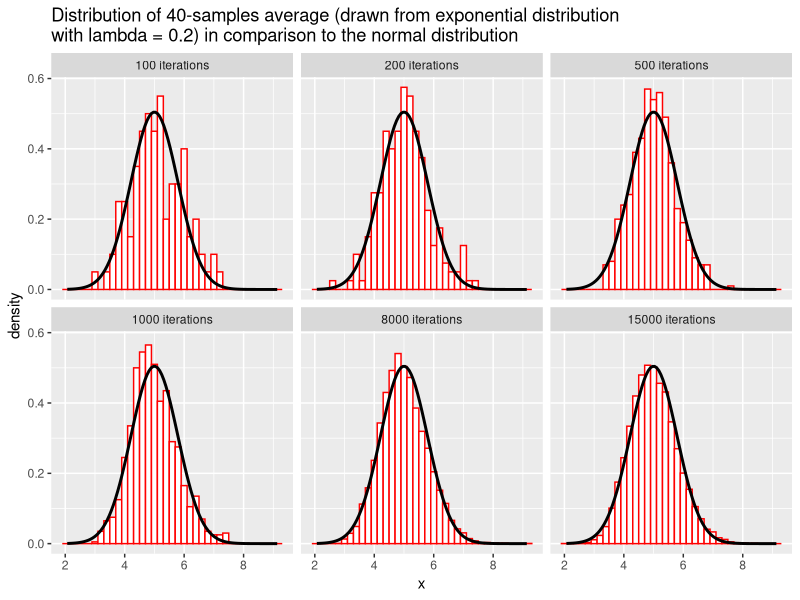
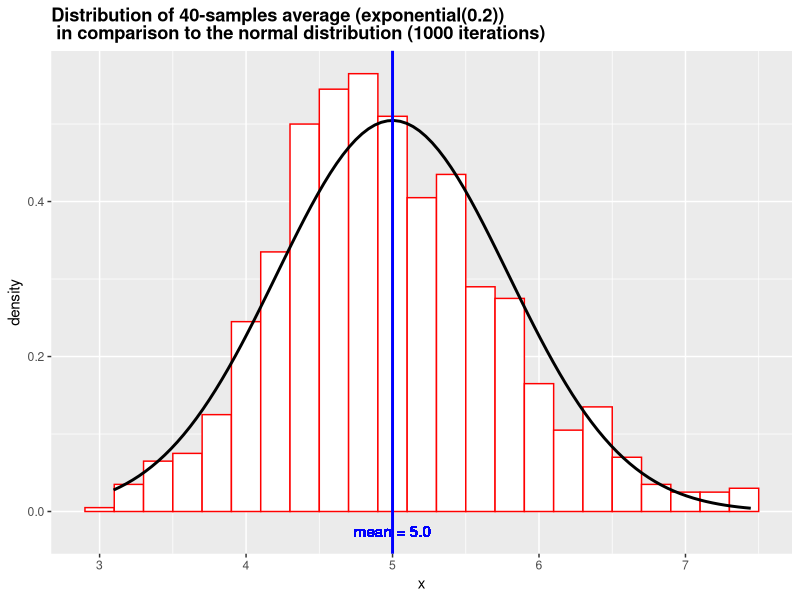
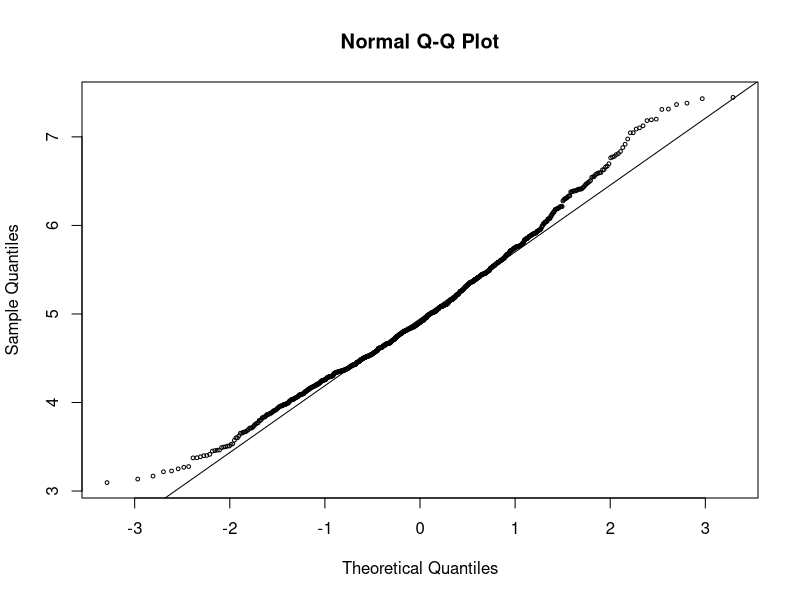
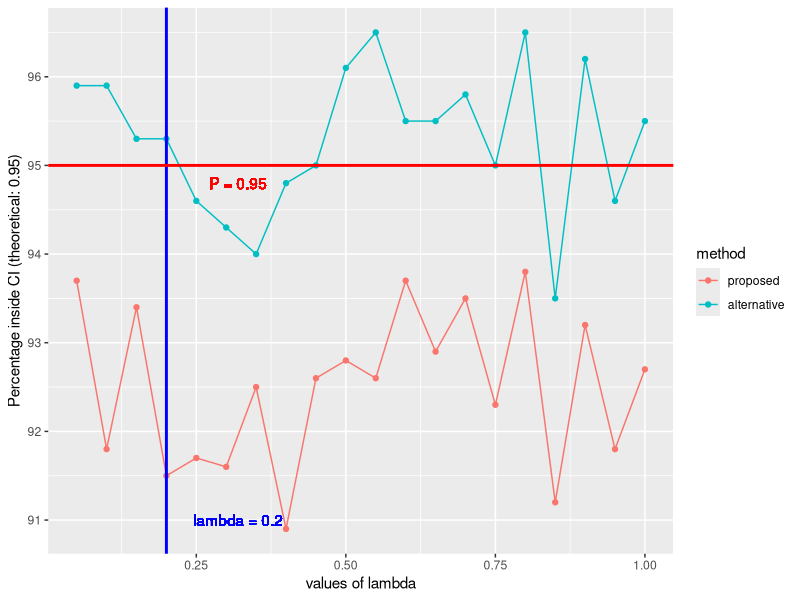
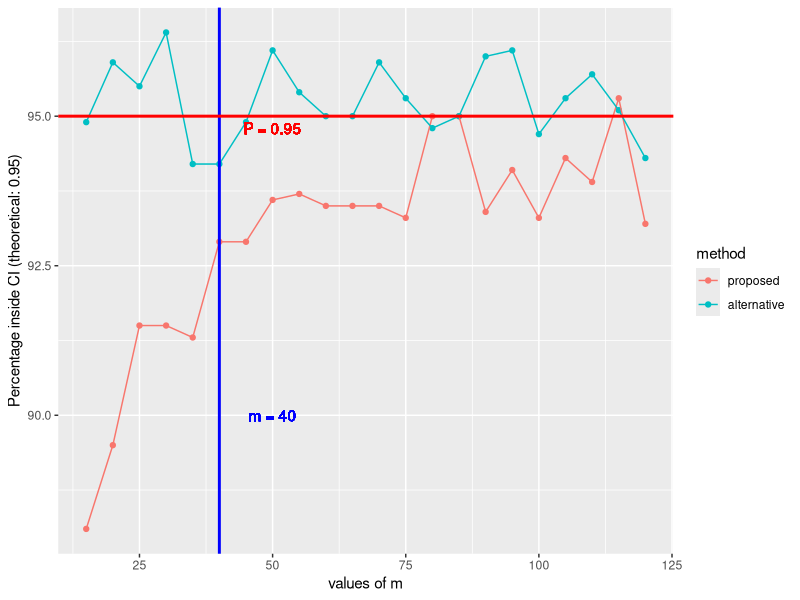

These charts were generated, in order, by the following R code:
## ---- chunk 1

library(ggplot2)

## ---- chunk 2

n <- c(100, 200, 500, 1000, 8000, 15000)
m <- 40
lambda <- 0.2

results <- lapply(n, function(x) {
     apply(matrix(rexp(x*m, rate = lambda), x, m), 1, mean)
})


## ---- chunk 3

sapply(results[4:6], mean)

## ---- chunk 4

sapply(results[4:6], var)

## ---- chunk 5

mg <- 1/lambda

sigma <- 1/lambda/sqrt(m)

df_plot <- data.frame(x = unlist(results), scenario =
          factor(rep(n, times = n), labels = paste(n, "iterations")))

ggplot(df_plot, aes(x=x)) +
     facet_wrap( ~ scenario, ncol = 3) +
     geom_histogram(
          aes(y=..density..),
          binwidth=.2, colour="red",
          fill="white") +
     stat_function(fun =
          function(x) 1/sqrt(2*pi*sigma^2)*exp(-(x - mg)^2/2/sigma^2),
          colour = "black", size = 1) +
     ggtitle("Distribution of 40-samples average (drawn from exponential distribution\nwith lambda = 0.2) in comparison to the normal distribution")

## ---- chunk 6

mg <- 1/lambda

sigma <- 1/lambda/sqrt(m)

df_plot <- data.frame(x = unlist(results), scenario =
          factor(rep(n, times = n), labels = paste(n, "iterations")))

ggplot(subset(df_plot, scenario == "1000 iterations"), aes(x=x)) +
     geom_histogram(
          aes(y=..density..),
          binwidth=.2, colour="red",
          fill="white") +
     stat_function(fun =
          function(x) 1/sqrt(2*pi*sigma^2)*exp(-(x - mg)^2/2/sigma^2),
          colour = "black", size = 1) +
     geom_vline(xintercept = 1/lambda, size = 1, col = "blue") +
     geom_text(aes(1/lambda, -0.025), label = "mean = 5.0", col = "blue") +
     ggtitle("Distribution of 40-samples average (exponential(0.2))\n in comparison to the normal distribution (1000 iterations)") +
     theme(plot.title = element_text(lineheight=.8, face="bold"))

## ---- chunk 7

qqnorm(results[[4]], cex = 0.5); qqline(results[[4]])

## ---- chunk 8

nosim <- 1000

lamvals <- seq(0.05, 1, by = 0.05)

resl <- sapply(lamvals, function(lam) {

     simdata <- matrix(rexp(nosim*m, rate = lam), nosim, m)
     ml <- apply(simdata, 1, mean)
     sdl <- apply(simdata, 1, sd)
     
     ll <- ml - 1.96*sdl/sqrt(m)
     ul <- ml + 1.96*sdl/sqrt(m)

     ll2 <- 1/ml*(1 - 1.96/sqrt(m))
     ul2 <- 1/ml*(1 + 1.96/sqrt(m))
     
     c(mean((ll < 1/lam) & (ul > 1/lam))*100,
       mean((ll2 < lam) & (ul2 > lam))*100)
})

## ---- chunk 9

df_plot_ci1 <- data.frame(x = rep(lamvals, 2),
   p = c(resl[1,],resl[2,]),
   method = gl(2, length(lamvals), labels = c("proposed", "alternative")))

ggplot(data = df_plot_ci1, aes(x = x, y = p, colour = method)) +
     geom_point() +
     geom_line() +
     xlab("values of lambda") +
     ylab("Percentage inside CI (theoretical: 0.95)") +
     geom_vline(xintercept = lambda, size = 1, col = "blue") +
     geom_text(aes(lambda + 0.12, 91), label = "lambda = 0.2", col = "blue") +
     geom_hline(yintercept = 95, size = 1, col = "red") +
     geom_text(aes(lambda + 0.12, 94.8), label = "P = 0.95", col = "red")

resl[,lamvals == 0.2] # values for our case (lambda = 0.2)

## ---- chunk 10

nosim <- 1000

mvals <- seq(15, 120, by = 5)

resm <- sapply(mvals, function(mi) {

     simdata <- matrix(rexp(nosim*mi, rate = lambda), nosim, mi)
     ml <- apply(simdata, 1, mean)
     sdl <- apply(simdata, 1, sd)
     
     ll <- ml - 1.96*sdl/sqrt(mi)
     ul <- ml + 1.96*sdl/sqrt(mi)

     ll2 <- 1/ml*(1 - 1.96/sqrt(mi))
     ul2 <- 1/ml*(1 + 1.96/sqrt(mi))
     
     c(mean((ll < 1/lambda) & (ul > 1/lambda))*100,
       mean((ll2 < lambda) & (ul2 > lambda))*100)
})

df_plot_ci1 <- data.frame(x = rep(mvals, 2),
  p = c(resm[1,],resm[2,]),
  method = gl(2, length(mvals), labels = c("proposed", "alternative")))

ggplot(data = df_plot_ci1, aes(x = x, y = p, colour = method)) +
     geom_point() +
     geom_line() +
     xlab("values of m") +
     ylab("Percentage inside CI (theoretical: 0.95)") +
     geom_vline(xintercept = m, size = 1, col = "blue") +
     geom_text(aes(m + 10, 90), label = "m = 40", col = "blue") +
     geom_hline(yintercept = 95, size = 1, col = "red") +
     geom_text(aes(m + 10, 94.8), label = "P = 0.95", col = "red")

## ---- chunk 11

resm[,mvals == 40] # Values for our case (m = 40)

